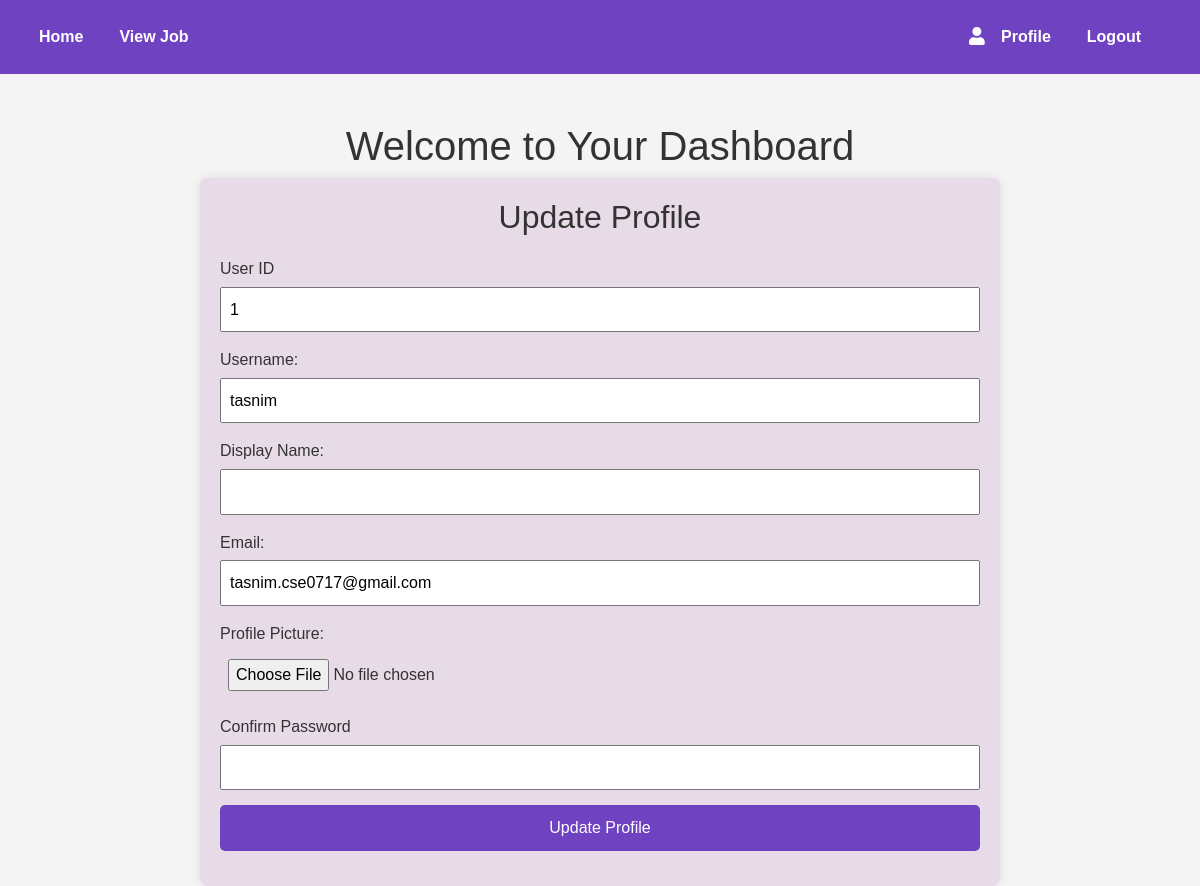
The app's page /editprofilePage (signed in), older data.
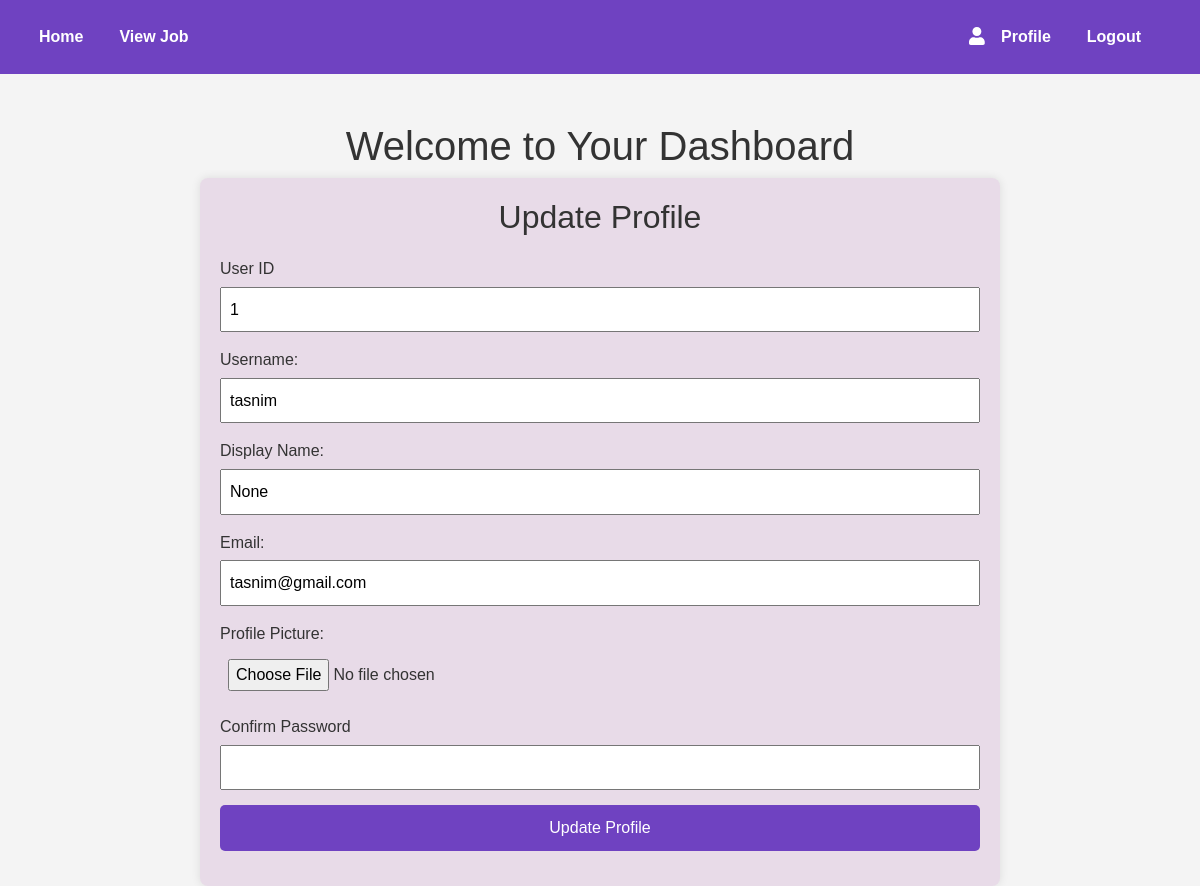
The same page, newer data.
### myApp/models.py (models this page shows)
class customUser(AbstractUser):
    USER = [
        ('jobseeker','JobSeeker'),('recruiter','Recruiter')
    ]
    Display_name = models.CharField(max_length = 50,null=True)
    email = models.EmailField(unique = True)
    password = models.CharField(max_length = 50)
    confirm_password = models.CharField(max_length = 50,null=True)
    user_type = models.CharField(choices = USER,max_length = 50)

### myApp/views.py (the view, shortened to what this page needs)
# urls.py: path("editprofilePage", views.editprofilePage, name='editprofilePage'),
def editprofilePage(request):
    user = request.user
    return render (request,"editProfile.html")

### templates/editProfile.html (shortened to what this page needs)
{% extends "dashboard.html" %}
{% block editProfile %}
  <div class="form-container">
    <h2 style="text-align: center; margin-bottom: 20px;">Update Profile</h2>
    <form action="{% url "editprofilePage" %}" enctype="multipart/form-data" method="post">
      <div class="form-group">
        <label>User ID</label>
        <input type="text" name="user_id" value="{{user.id}}" required readonly>
      </div>
      <div class="form-group">
        <label for="username">Username:</label>
        <input type="text" id="username" name="username" value="{{user.username}}" required readonly>
      </div>
      <div class="form-group">
        <label for="displayName">Display Name:</label>
        <input type="text" id="displayName" name="displayName" value="{{user.Display_name}}">
      </div>
      <div class="form-group">
        <label for="email">Email:</label>
        <input type="email" id="email" name="email" value="{{user.email}}" required readonly>
      </div>
      <div class="form-group">
        <label for="profilePic">Profile Picture:</label>
        <input type="file" id="profilePic" name="profilePic">
      </div>
      <div class="form-group">
        <label >Confirm Password</label>
        <input type="Password"  name="c_password">
      </div>
      <div class="form-group">
        <button type="submit">Update Profile</button>
      </div>
    </form>
  </div>
  {% endblock editProfile %}

Row changes from the older to the newer data that the page shows:
changed customUser "tasnim": displayName (not shown) → "None"; email "tasnim.cse0717@gmail.com" → "tasnim@gmail.com"
